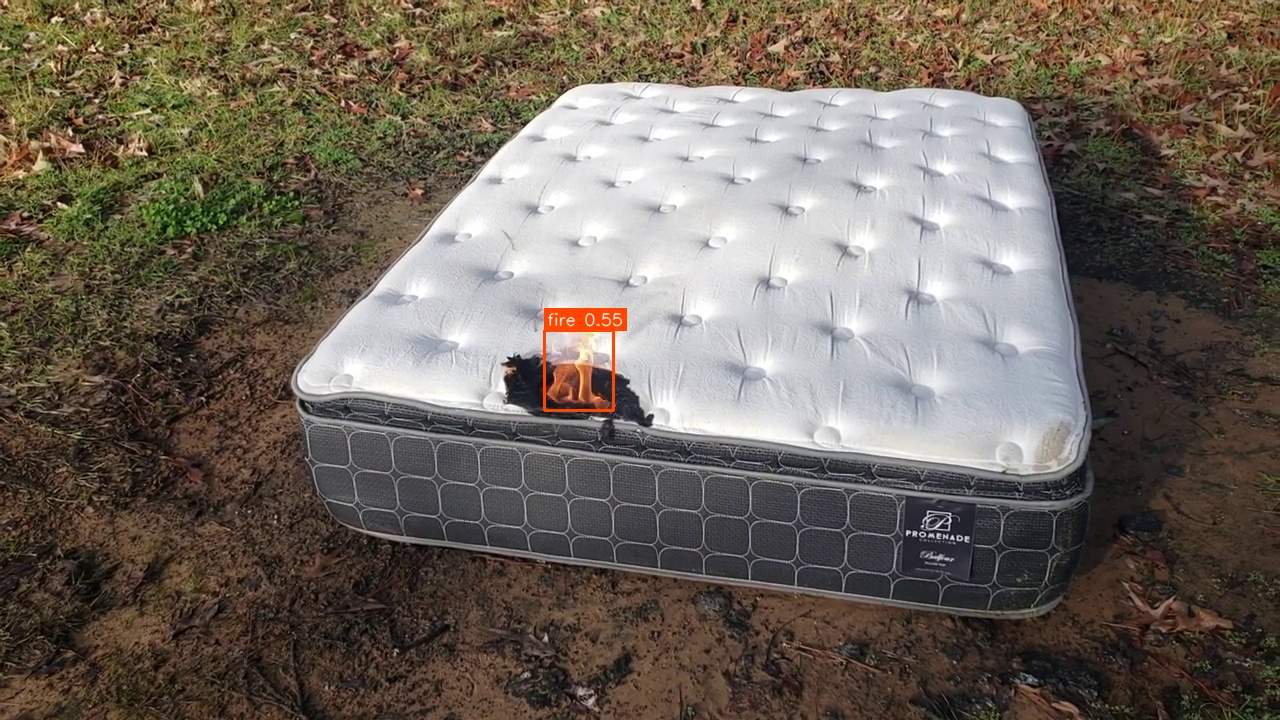
#> input picture runs/infer/single_test/test_1001.jpg, 1280 x 720 px; its folder holds only this picture in this run
$ python -i partitioner.py   (imports and definitions only)
#> lines starting #> are read from the running program, lines starting #| are printed output that depends on the picture
### src/fire_audit/audit/scanner.py
"""Dataset discovery and validation engine for arbitrary image datasets."""

from __future__ import annotations

import os
from concurrent.futures import ThreadPoolExecutor
from pathlib import Path
from typing import Dict, List, Optional, Set, Tuple

from PIL import Image

from src.fire_audit.config import (
    DEFAULT_EPSILON,
    VALID_IMAGE_EXTENSIONS,
    DatasetScanResult,
    ImageRecord,
)
from src.fire_audit.audit.validator import (
    validate_image_file,
    validate_label_file,
)


class DatasetScanner:
    """Discovers, pairs, and validates image-label pairs across datasets."""

    def __init__(
        self,
        epsilon: float = DEFAULT_EPSILON,
        image_extensions: Optional[Set[str]] = None,
        max_workers: int = 32,
    ) -> None:
        self.epsilon = epsilon
        self.image_extensions = image_extensions or VALID_IMAGE_EXTENSIONS
        self.max_workers = max_workers

    def is_image_file(self, path: Path) -> bool:
        """Check whether a file matches accepted image extensions."""
        return path.is_file() and path.suffix.lower() in self.image_extensions

    # [256 lines left out: functions extract_sequence_id, scan_split_dataset, scan_flat_dataset, scan_dataset, _validate_single_entry, _process_records and 1 more, not called in this run]

### src/fire_audit/prepare/partitioner.py
"""Sequence-aware dataset partitioner for arbitrary image datasets.

Partitions datasets into leak-free train and validation splits
using deterministic sequence clustering and stratified class balancing.
"""

from __future__ import annotations

import random
from collections import defaultdict
from dataclasses import dataclass, field
from pathlib import Path
from typing import Any, Dict, List, Optional, Sequence, Set, Tuple, Union

try:
    from src.fire_audit.config import (
        DEFAULT_EPSILON,
        DatasetScanResult,
        ImageRecord,
        SegmentedFrame,
        SegmentationResult,
    )
    from src.fire_audit.audit.scanner import DatasetScanner
except ImportError:
    from fire_audit.config import (
        DEFAULT_EPSILON,
        DatasetScanResult,
        ImageRecord,
        SegmentedFrame,
        SegmentationResult,
    )
    from fire_audit.audit.scanner import DatasetScanner


@dataclass
class PartitionResult:
    """Result of partitioning a dataset into train and validation splits."""
    dataset_name: str = "dataset"
    root_path: Path = field(default_factory=lambda: Path("."))
    train_images: List[Path] = field(default_factory=list)
    val_images: List[Path] = field(default_factory=list)
    quarantined_images: List[Path] = field(default_factory=list)
    video_train_count: int = 0
    video_val_count: int = 0
    static_train_count: int = 0
    static_val_count: int = 0
    sequence_map: Dict[str, List[Path]] = field(default_factory=dict)
    category_counts: Dict[str, Dict[str, int]] = field(default_factory=dict)
    train_ratio: float = 0.8
    random_seed: int = 42
    segmentation_result: Optional[SegmentationResult] = None

    @property
    def total_train(self) -> int:
        return len(self.train_images)

    @property
    def total_val(self) -> int:
        return len(self.val_images)

    @property
    def total_images(self) -> int:
        return len(self.train_images) + len(self.val_images)

    @property
    def total_video_frames(self) -> int:
        return self.video_train_count + self.video_val_count

    @property
    def total_static_images(self) -> int:
        return self.static_train_count + self.static_val_count

    # [16 lines left out: function to_dict, not called in this run]


class SequencePartitioner:
    """
    Partitions datasets into train and validation splits using sequence-level grouping.
    Prevents cross-split temporal/scene leakage by ensuring that all frames from
    the same sequence or scene cluster reside strictly within a single partition.
    """

    def __init__(
        self,
        train_ratio: float = 0.8,
        random_seed: int = 42,
        epsilon: float = DEFAULT_EPSILON,
    ) -> None:
        if not (0.0 < train_ratio < 1.0):
            raise ValueError(f"train_ratio must be between 0.0 and 1.0, got {train_ratio}")
        self.train_ratio = train_ratio
        self.random_seed = random_seed
        self.epsilon = epsilon
        self.scanner = DatasetScanner(epsilon=epsilon)

    # [240 lines left out: functions extract_sequence_and_category, _extract_category, partition_segmented_frames, partition_sequences, not called in this run]

    def partition(
        self,
        data: Union[SegmentationResult, Sequence[Union[SegmentedFrame, ImageRecord, Dict[str, Any], Path]], DatasetScanResult],
        dataset_name: str = "dataset",
        root_path: Optional[Path] = None,
        train_ratio: Optional[float] = None,
        seed: Optional[int] = None,
    ) -> PartitionResult:
        """
        Unified partition entrypoint supporting SegmentationResult, SegmentedFrame list,
        ImageRecord list, DatasetScanResult, or Path sequence.
        """
        if type(data).__name__ == "SegmentationResult" or isinstance(data, SegmentationResult):
            res = self.partition_segmented_frames(
                getattr(data, "records", []),
                dataset_name=dataset_name,
                root_path=root_path,
                train_ratio=train_ratio,
                seed=seed,
            )
            res.segmentation_result = data
            return res

        if type(data).__name__ == "DatasetScanResult" or isinstance(data, DatasetScanResult):
            return self.partition_from_scan_result(data)

        if isinstance(data, (list, tuple, Sequence)):
            if not data:
                return PartitionResult(
                    dataset_name=dataset_name,
                    root_path=root_path or Path("."),
                    train_ratio=self.train_ratio if train_ratio is None else train_ratio,
                    random_seed=self.random_seed if seed is None else seed,
                )
            first = data[0]
            if type(first).__name__ == "SegmentedFrame" or isinstance(first, SegmentedFrame) or hasattr(first, "video_id"):
                return self.partition_segmented_frames(
                    data,  # type: ignore
                    dataset_name=dataset_name,
                    root_path=root_path,
                    train_ratio=train_ratio,
                    seed=seed,
                )
            if type(first).__name__ == "ImageRecord" or isinstance(first, ImageRecord) or hasattr(first, "image_path"):
                return self.partition_from_records(
                    data,  # type: ignore
                    dataset_name=dataset_name,
                    root_path=root_path,
                )
            if isinstance(first, Path):
                records = [ImageRecord(image_path=p) for p in data]  # type: ignore
                return self.partition_from_records(
                    records,
                    dataset_name=dataset_name,
                    root_path=root_path,
                )
            if isinstance(first, dict):
                # Convert dicts to SegmentedFrame if category is present
                frames: List[SegmentedFrame] = []
                for d in data:  # type: ignore
                    f_p = Path(d.get("path", d.get("filename", "")))
                    frames.append(SegmentedFrame(
                        filename=d.get("filename", f_p.name),
                        path=f_p,
                        category=d.get("category", "static_image"),
                        video_id=d.get("video_id"),
                        frame_index=d.get("frame_index"),
                        sequence_length=d.get("sequence_length"),
                        width=d.get("width", 0),
                        height=d.get("height", 0),
                        fire_boxes=d.get("fire_boxes", 0),
                        smoke_boxes=d.get("smoke_boxes", 0),
                        is_negative=d.get("is_negative", False),
                    ))
                return self.partition_segmented_frames(
                    frames,
                    dataset_name=dataset_name,
                    root_path=root_path,
                    train_ratio=train_ratio,
                    seed=seed,
                )


        raise TypeError(f"Unsupported data type for SequencePartitioner: {type(data)}")

    # [149 lines left out: functions partition_dataset, partition_from_scan_result, partition_from_records, partition_dataset_by_sequence, not called in this run]

>>> import cv2
>>> picture = cv2.imread('../../../runs/infer/single_test/test_1001.jpg', cv2.IMREAD_GRAYSCALE)
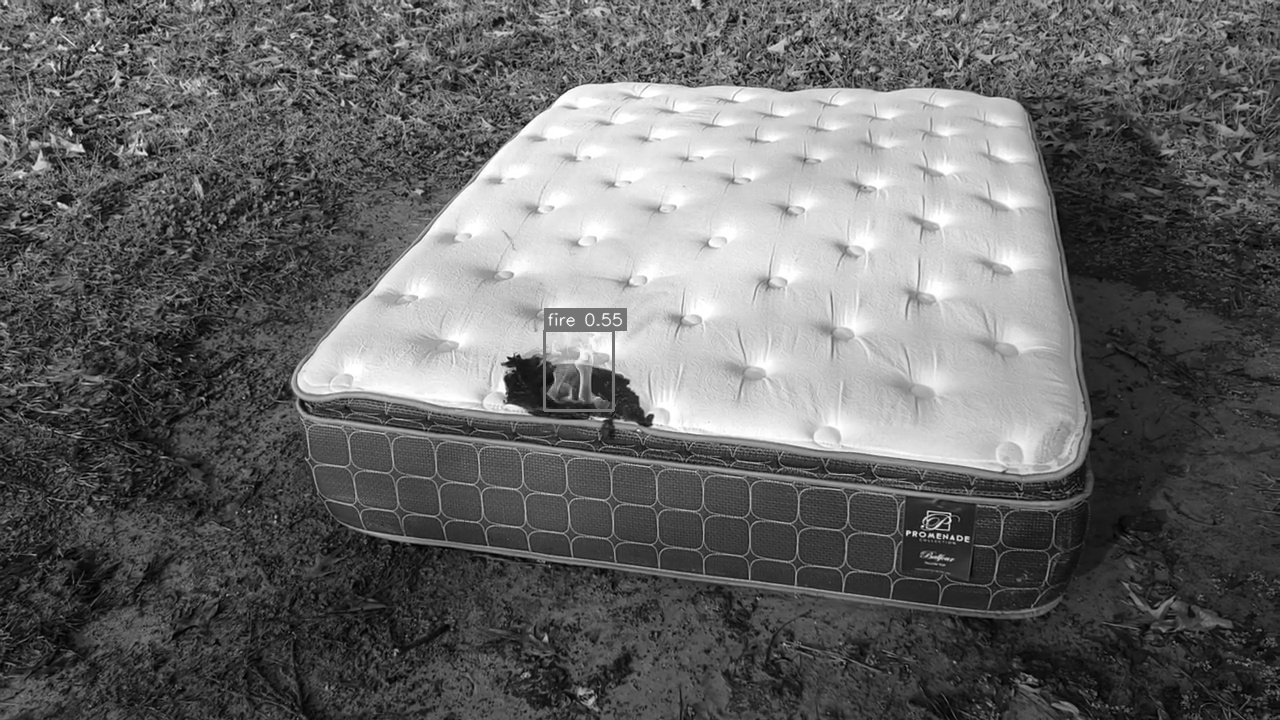
#> picture: shape (720, 1280); min 0, max 255, mean 101.9
>>> result = SequencePartitioner().partition(picture)
#> (the run stopped early here; a loop or call above may not have finished)
